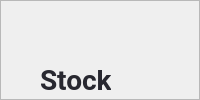
            <widget class="QWidget" name="page_stock">
             <layout class="QVBoxLayout" name="verticalLayout_3">
              <property name="spacing">
               <number>0</number>
              </property>
              <property name="leftMargin">
               <number>0</number>
              </property>
              <property name="topMargin">
               <number>0</number>
              </property>
              <property name="rightMargin">
               <number>0</number>
              </property>
              <property name="bottomMargin">
               <number>0</number>
              </property>
              <item>
               <widget class="QFrame" name="frame_main_stock">
                <property name="frameShape">
                 <enum>QFrame::StyledPanel</enum>
                </property>
                <property name="frameShadow">
                 <enum>QFrame::Raised</enum>
                </property>
                <widget class="QLineEdit" name="buscar_input">
                 <property name="geometry">
                  <rect>
                   <x>700</x>
                   <y>110</y>
                   <width>193</width>
                   <height>26</height>
                  </rect>
                 </property>
                 <property name="font">
                  <font>
                   <family>Cairo</family>
                   <pointsize>10</pointsize>
                  </font>
                 </property>
                 <property name="styleSheet">
                  <string notr="true">background:#f5f5f5;
color:#818489;
padding-left: 7px;
border-radius: 5px;</string>
                 </property>
                 <property name="frame">
                  <bool>true</bool>
                 </property>
                 <property name="placeholderText">
                  <string>Buscar productos</string>
                 </property>
                </widget>
                <widget class="QPushButton" name="btn_buscarP">
                 <property name="geometry">
                  <rect>
                   <x>900</x>
                   <y>110</y>
                   <width>26</width>
                   <height>26</height>
                  </rect>
                 </property>
                 <property name="font">
                  <font>
                   <family>Roboto</family>
                   <pointsize>10</pointsize>
                   <weight>75</weight>
                   <bold>true</bold>
                  </font>
                 </property>
                 <property name="cursor">
                  <cursorShape>PointingHandCursor</cursorShape>
                 </property>
                 <property name="styleSheet">
                  <string notr="true">QPushButton{
border:none;
font-family: Roboto;
border-radius:5px;
text-align: center;
color: #282830 ;
background: #212325

}

QPushButton:hover{
		color:rgb(116, 116, 138)

}</string>
                 </property>
                 <property name="text">
                  <string/>
                 </property>
                 <property name="icon">
                  <iconset resource="img/img.qrc">
                   <normaloff>:/img/lupa y actualizar_lupa.png</normaloff>:/img/lupa y actualizar_lupa.png</iconset>
                 </property>
                 <property name="iconSize">
                  <size>
                   <width>14</width>
                   <height>16</height>
                  </size>
                 </property>
                 <property name="checkable">
                  <bool>true</bool>
                 </property>
                </widget>
                <widget class="QFrame" name="frame_33">
                 <property name="geometry">
                  <rect>
                   <x>40</x>
                   <y>150</y>
                   <width>851</width>
                   <height>47</height>
                  </rect>
                 </property>
                 <property name="minimumSize">
                  <size>
                   <width>82</width>
                   <height>41</height>
                  </size>
                 </property>
                 <property name="styleSheet">
                  <string notr="true">background-color: #212325;
color:#fff;
border-radius:8px;
padding-left:4px;</string>
                 </property>
                 <property name="frameShape">
                  <enum>QFrame::StyledPanel</enum>
                 </property>
                 <property name="frameShadow">
                  <enum>QFrame::Raised</enum>
                 </property>
                 <layout class="QHBoxLayout" name="horizontalLayout_16">
                  <item alignment="Qt::AlignLeft">
                   <widget class="QLabel" name="label_47">
                    <property name="font">
                     <font>
                      <family>Cairo</family>
                      <pointsize>13</pointsize>
                      <weight>75</weight>
                      <bold>true</bold>
                     </font>
                    </property>
                    <property name="styleSheet">
                     <string notr="true">background: none;
color: #fff ;
</string>
                    </property>
                    <property name="text">
                     <string>Código</string>
                    </property>
                   </widget>
                  </item>
                  <item alignment="Qt::AlignLeft">
                   <widget class="QLabel" name="label_48">
                    <property name="font">
                     <font>
                      <family>Cairo</family>
                      <pointsize>13</pointsize>
                      <weight>75</weight>
                      <bold>true</bold>
                     </font>
                    </property>
                    <property name="styleSheet">
                     <string notr="true">background: none;
color: #fff ;

</string>
                    </property>
                    <property name="text">
                     <string>Descripción</string>
                    </property>
                   </widget>
                  </item>
                  <item alignment="Qt::AlignLeft">
                   <widget class="QLabel" name="label_49">
                    <property name="font">
                     <font>
                      <family>Cairo</family>
                      <pointsize>13</pointsize>
                      <weight>75</weight>
                      <bold>true</bold>
                     </font>
                    </property>
                    <property name="styleSheet">
                     <string notr="true">background: none;
color: #fff ;
</string>
                    </property>
                    <property name="text">
                     <string>Marca</string>
                    </property>
                   </widget>
                  </item>
                  <item alignment="Qt::AlignLeft">
                   <widget class="QLabel" name="label_50">
                    <property name="font">
                     <font>
                      <family>Cairo</family>
                      <pointsize>13</pointsize>
                      <weight>75</weight>
                      <bold>true</bold>
                     </font>
                    </property>
                    <property name="styleSheet">
                     <string notr="true">background: none;
color: #fff ;
</string>
                    </property>
                    <property name="text">
                     <string>Cantidad</string>
                    </property>
                   </widget>
                  </item>
                  <item alignment="Qt::AlignLeft">
                   <widget class="QLabel" name="label_53">
                    <property name="font">
                     <font>
                      <family>Cairo</family>
                      <pointsize>13</pointsize>
                      <weight>75</weight>
                      <bold>true</bold>
                     </font>
                    </property>
                    <property name="styleSheet">
                     <string notr="true">background: none;
color: #fff ;
</string>
                    </property>
                    <property name="text">
                     <string>Primer Vencimiento</string>
                    </property>
                   </widget>
                  </item>
                 </layout>
                </widget>
                <widget class="QPushButton" name="product_new_btn">
                 <property name="geometry">
                  <rect>
                   <x>40</x>
                   <y>110</y>
                   <width>121</width>
                   <height>26</height>
                  </rect>
                 </property>
                 <property name="minimumSize">
                  <size>
                   <width>0</width>
                   <height>26</height>
                  </size>
                 </property>
                 <property name="font">
                  <font>
                   <family>Cairo SemiBold</family>
                   <pointsize>10</pointsize>
                   <weight>75</weight>
                   <bold>true</bold>
                  </font>
                 </property>
                 <property name="cursor">
                  <cursorShape>PointingHandCursor</cursorShape>
                 </property>
                 <property name="styleSheet">
                  <string notr="true">QPushButton{
background-color: #055ffc;
color:#fff;
border-radius: 5px;
text-align:center;
}

QPushButton:hover{

}</string>
                 </property>
                 <property name="text">
                  <string>Nuevo Producto </string>
                 </property>
                 <property name="icon">
                  <iconset>
                   <normaloff>:/img/plus.png</normaloff>:/img/plus.png</iconset>
                 </property>
                 <property name="iconSize">
                  <size>
                   <width>13</width>
                   <height>13</height>
                  </size>
                 </property>
                </widget>
                <widget class="QLabel" name="label_54">
                 <property name="geometry">
                  <rect>
                   <x>40</x>
                   <y>70</y>
                   <width>71</width>
                   <height>20</height>
                  </rect>
                 </property>
                 <property name="minimumSize">
                  <size>
                   <width>66</width>
                   <height>0</height>
                  </size>
                 </property>
                 <property name="maximumSize">
                  <size>
                   <width>120</width>
                   <height>16777215</height>
                  </size>
                 </property>
                 <property name="font">
                  <font>
                   <family>Roboto</family>
                   <pointsize>21</pointsize>
                   <weight>75</weight>
                   <bold>true</bold>
                  </font>
                 </property>
                 <property name="styleSheet">
                  <string notr="true">color: #282830 ;
</string>
                 </property>
                 <property name="text">
                  <string>Stock</string>
                 </property>
                 <property name="alignment">
                  <set>Qt::AlignLeading|Qt::AlignLeft|Qt::AlignVCenter</set>
                 </property>
                </widget>
                <widget class="QPushButton" name="btn_actualizarStock">
                 <property name="geometry">
                  <rect>
                   <x>900</x>
                   <y>160</y>
                   <width>26</width>
                   <height>26</height>
                  </rect>
                 </property>
                 <property name="font">
                  <font>
                   <family>Roboto</family>
                   <pointsize>10</pointsize>
                   <weight>75</weight>
                   <bold>true</bold>
                  </font>
                 </property>
                 <property name="cursor">
                  <cursorShape>PointingHandCursor</cursorShape>
                 </property>
                 <property name="styleSheet">
                  <string notr="true">QPushButton{
border:none;
font-family: Roboto;
border-radius:5px;
text-align: center;
color: #282830 ;
background: #212325

}

QPushButton:hover{
		color:rgb(116, 116, 138)

}</string>
                 </property>
                 <property name="text">
                  <string/>
                 </property>
                 <property name="icon">
                  <iconset resource="img/img.qrc">
                   <normaloff>:/img/lupa y actualizar_actualizar.png</normaloff>:/img/lupa y actualizar_actualizar.png</iconset>
                 </property>
                 <property name="iconSize">
                  <size>
                   <width>14</width>
                   <height>16</height>
                  </size>
                 </property>
                 <property name="checkable">
                  <bool>true</bool>
                 </property>
                </widget>
                <widget class="QTableWidget" name="tableWidget_stock_2">
                 <property name="geometry">
                  <rect>
                   <x>50</x>
                   <y>190</y>
                   <width>851</width>
                   <height>451</height>
                  </rect>
                 </property>
                 <property name="maximumSize">
                  <size>
                   <width>16777215</width>
                   <height>489</height>
                  </size>
                 </property>
                 <property name="cursor" stdset="0">
                  <cursorShape>PointingHandCursor</cursorShape>
                 </property>
                 <property name="styleSheet">
                  <string notr="true">QTableWidget{
font-size: 11pt;
margin-left: 0px;
margin-top:15px;
color: #000;
font-family: Cairo Semibold;
text-align:center;
}
QheaderView::item
    {
text-align:center;

    }
QHeaderView::section {
    background-color: #394353;
	border-radius: 11px;
	color:#fff;
    font-size: 9pt;
	font-family:Roboto;
}

QHeaderView::section:horizontal
{
    border-top: 1px solid #394353;

}

QHeaderView::section:vertical
{

    border-left: 1px solid #394353;
}</string>
                 </property>
                 <property name="editTriggers">
                  <set>QAbstractItemView::NoEditTriggers</set>
                 </property>
                 <property name="showGrid">
                  <bool>false</bool>
                 </property>
                 <attribute name="horizontalHeaderVisible">
                  <bool>false</bool>
                 </attribute>
                 <attribute name="horizontalHeaderCascadingSectionResizes">
                  <bool>true</bool>
                 </attribute>
                 <attribute name="horizontalHeaderDefaultSectionSize">
                  <number>170</number>
                 </attribute>
                 <attribute name="horizontalHeaderShowSortIndicator" stdset="0">
                  <bool>true</bool>
                 </attribute>
                 <attribute name="horizontalHeaderStretchLastSection">
                  <bool>true</bool>
                 </attribute>
                 <attribute name="verticalHeaderVisible">
                  <bool>false</bool>
                 </attribute>
                 <attribute name="verticalHeaderDefaultSectionSize">
                  <number>41</number>
                 </attribute>
                 <column>
                  <property name="text">
                   <string>New Column</string>
                  </property>
                 </column>
                 <column>
                  <property name="text">
                   <string>New Column</string>
                  </property>
                 </column>
                 <column>
                  <property name="text">
                   <string>New Column</string>
                  </property>
                 </column>
                 <column>
                  <property name="text">
                   <string>New Column</string>
                  </property>
                 </column>
                 <column>
                  <property name="text">
                   <string>New Column</string>
                  </property>
                 </column>
                </widget>
               </widget>
              </item>
             </layout>
            </widget>
